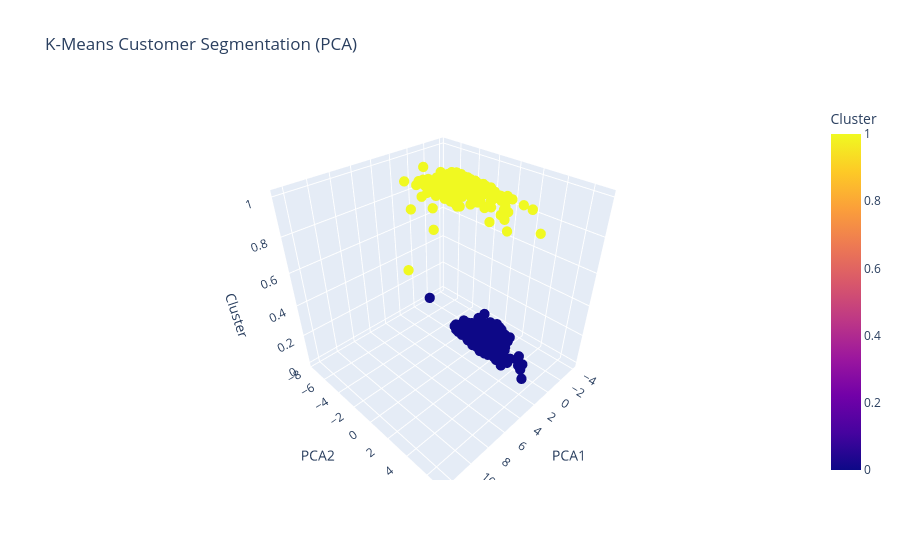

Here is the notebook cell this chart was saved with:
### Code cell
fig = px.scatter_3d(
    pca_df,
    x='PCA1',
    y='PCA2',
    z='Cluster',
    color='Cluster',
    title='K-Means Customer Segmentation (PCA)')

fig.update_traces(
    marker=dict(size=6))

fig.show()

### Figure 1 — Plotly figure (JSON) as saved in the notebook; plotly's stock layout.template omitted (floating-point values rounded to 4 significant figures; data arrays with more than 128 entries replaced by an {"elided": "..."} marker saying what was removed)
{"data": [{"hovertemplate": "PCA1=%{x}<br>PCA2=%{y}<br>Cluster=%{marker.color}<extra></extra>", "legendgroup": "", "marker": {"color": {"elided": "800 int values"}, "coloraxis": "coloraxis", "size": 6, "symbol": "circle"}, "mode": "markers", "name": "", "scene": "scene", "showlegend": false, "type": "scatter3d", "x": {"elided": "800 float values"}, "y": {"elided": "800 float values"}, "z": {"elided": "800 int values"}}], "layout": {"coloraxis": {"colorbar": {"title": {"text": "Cluster"}}, "colorscale": [[0, "#0d0887"], [0.1111, "#46039f"], [0.2222, "#7201a8"], [0.3333, "#9c179e"], [0.4444, "#bd3786"], [0.5556, "#d8576b"], [0.6667, "#ed7953"], [0.7778, "#fb9f3a"], [0.8889, "#fdca26"], [1, "#f0f921"]]}, "legend": {"tracegroupgap": 0}, "scene": {"domain": {"x": [0, 1], "y": [0, 1]}, "xaxis": {"title": {"text": "PCA1"}}, "yaxis": {"title": {"text": "PCA2"}}, "zaxis": {"title": {"text": "Cluster"}}}, "title": {"text": "K-Means Customer Segmentation (PCA)"}}}
